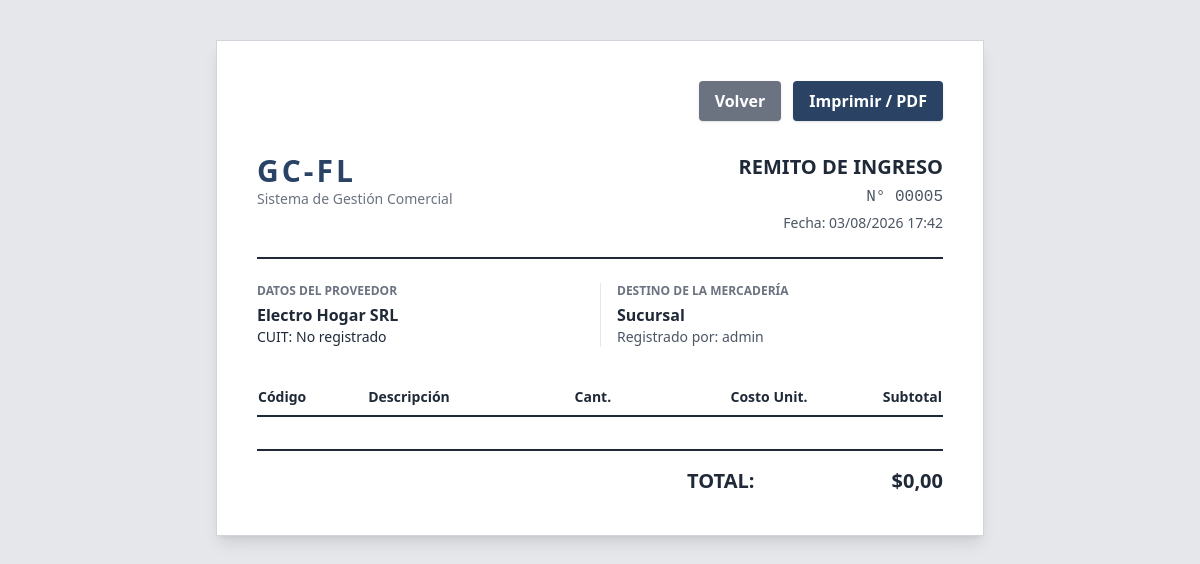
Page /compras/comprobante/5/ (signed in) on the earlier database version.
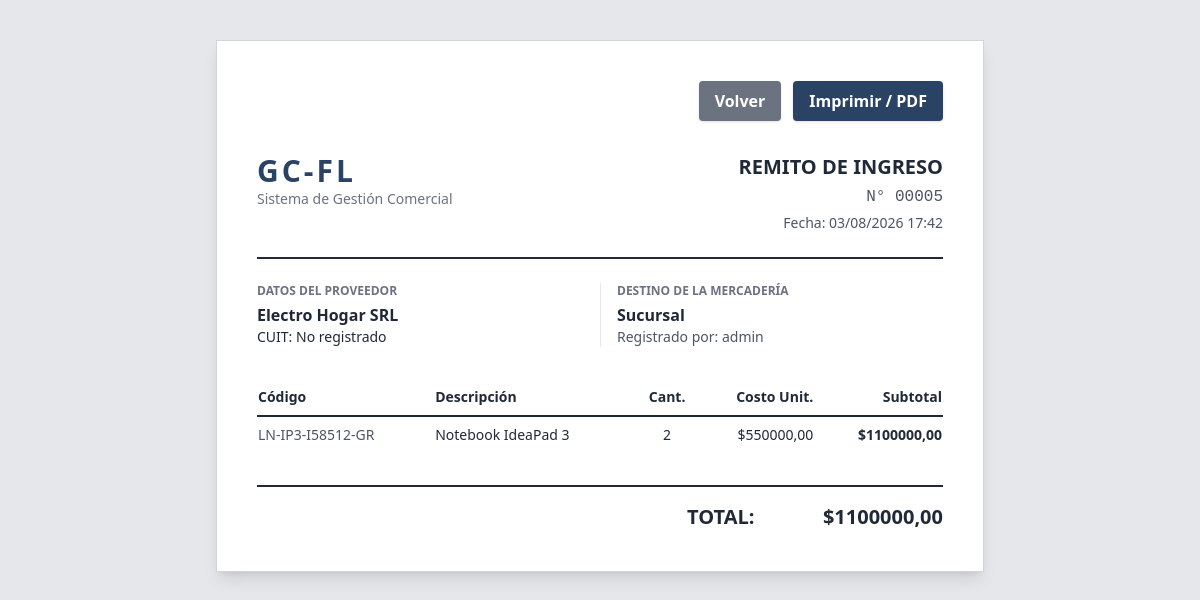
Same page on the later database version.
### compras/models.py (models this page shows, shortened)
class Compra(models.Model):
    ESTADO_CHOICES = [
        ('PENDIENTE', 'Borrador (Sin ingresar)'),
        ('COMPLETADA', 'Completada (Stock Sumado)'),
    ]
    proveedor = models.ForeignKey(Proveedor, on_delete=models.PROTECT, related_name='compras')
    sucursal = models.ForeignKey(Sucursal, on_delete=models.PROTECT)
    usuario = models.ForeignKey(User, on_delete=models.SET_NULL, null=True, blank=True)
    fecha_compra = models.DateTimeField(auto_now_add=True)
    estado = models.CharField(max_length=20, choices=ESTADO_CHOICES, default='PENDIENTE')
    total = models.DecimalField(max_digits=12, decimal_places=2, default=0.00)
    observaciones = models.TextField(blank=True, null=True)
    class Meta:
        db_table = 'compras'
        verbose_name = 'Compra'
        verbose_name_plural = 'Compras'
        ordering = ['-fecha_compra']

class DetalleCompra(models.Model):
    compra = models.ForeignKey(Compra, on_delete=models.CASCADE, related_name='detalles')
    producto = models.ForeignKey(Producto, on_delete=models.PROTECT)
    cantidad = models.IntegerField(default=1)
    precio_costo = models.DecimalField(max_digits=12, decimal_places=2)
    subtotal = models.DecimalField(max_digits=12, decimal_places=2, default=0.00)
    class Meta:
        db_table = 'compras_detalles'

### proveedores/models.py (models this page shows, shortened)
class Proveedor(models.Model):
    TIPO_DOCUMENTO_CHOICES = [
        ('CUIT', 'CUIT'),
        ('CUIL', 'CUIL'),
        ('DNI', 'DNI'),
    ]
    nombre = models.CharField(max_length=100)
    apellido = models.CharField(max_length=100, blank=True, null=True)
    tipo_documento = models.CharField(max_length=20, choices=TIPO_DOCUMENTO_CHOICES, default='CUIT')
    numero_documento = models.CharField(max_length=50, unique=True)
    provincia = models.CharField(max_length=100)
    localidad = models.CharField(max_length=100)
    direccion = models.CharField(max_length=200)
    barrio = models.CharField(max_length=100, blank=True, null=True)
    codigo_postal = models.CharField(max_length=20)
    telefono = models.CharField(max_length=50, blank=True, null=True)
    email = models.EmailField(blank=True, null=True)
    rubro = models.CharField(max_length=100, blank=True, null=True, help_text="Ej: Informática, Limpieza, Mercadería")
    cbu_alias = models.CharField(max_length=100, blank=True, null=True)
    fecha_registro = models.DateTimeField(auto_now_add=True)
    class Meta:
        db_table = 'proveedores'
        verbose_name = 'Proveedor'
        verbose_name_plural = 'Proveedores'
        ordering = ['nombre', 'apellido']

### core/models.py (models this page shows, shortened)
class Sucursal(models.Model):
    nombre = models.CharField(max_length=100, help_text="Ej: Casa Central, Sucursal Norte")
    direccion = models.CharField(max_length=200, blank=True, null=True)
    telefono = models.CharField(max_length=50, blank=True, null=True)
    es_principal = models.BooleanField(default=False)
    class Meta:
        db_table = 'sucursales'
        verbose_name = 'Sucursal'
        verbose_name_plural = 'Sucursales'

### users/models.py (models this page shows)
class User(AbstractUser):
    class Meta:
        db_table = 'users'
        verbose_name = 'User'
        verbose_name_plural = 'Users'

### inventario/models.py (models this page shows, shortened)
class Producto(models.Model):
    codigo = models.CharField(max_length=50, unique=True)
    marca = models.CharField(max_length=100)
    nombre = models.CharField(max_length=150)
    categoria = models.CharField(max_length=100, blank=True, null=True)
    precio_costo = models.DecimalField(max_digits=12, decimal_places=2, default=0.00)
    precio_venta = models.DecimalField(max_digits=12, decimal_places=2, default=0.00)
    activo = models.BooleanField(default=True)
    class Meta:
        db_table = 'productos'
        verbose_name = 'Producto'
        verbose_name_plural = 'Productos'
        ordering = ['nombre', 'marca']

### compras/views.py (the view)
# urls.py: path('comprobante/<int:pk>/', views.compra_comprobante, name='compra_comprobante'),
@login_required
def compra_comprobante(request, pk):
    return render(request, 'compras/compra_comprobante.html', {'compra': get_object_or_404(Compra, pk=pk)})

### compras/templates/compras/compra_comprobante.html (shortened to what this page needs)
<!DOCTYPE html>
<html lang="es">
<head>
    <script src="https://cdn.tailwindcss.com"></script>
</head>
<body class="bg-gray-200 py-10 font-sans text-gray-800">
    <div class="max-w-3xl mx-auto bg-white p-10 shadow-lg border border-gray-300">
        <div class="text-right mb-8 no-print flex justify-end gap-3">
            <a href="{% url 'compras:compras_list' %}" class="bg-gray-500 text-white px-4 py-2 rounded shadow hover:bg-gray-600 text-decoration-none font-bold">Volver</a>
            <button onclick="window.print()" class="bg-[#2a4365] text-white px-4 py-2 rounded shadow hover:bg-[#1e324b] font-bold">Imprimir / PDF</button>
        </div>
        <div class="flex justify-between items-start border-b-2 border-gray-800 pb-6 mb-6">
            <div>
                <h1 class="text-3xl font-black tracking-widest text-[#2a4365]">GC-FL</h1>
                <p class="text-sm text-gray-500">Sistema de Gestión Comercial</p>
            </div>
            <div class="text-right">
                <h2 class="text-xl font-bold text-gray-800">REMITO DE INGRESO</h2>
                <p class="text-gray-600 font-mono mt-1">N° {{ compra.id|stringformat:"05d" }}</p>
                <p class="text-gray-600 text-sm mt-1">Fecha: {{ compra.fecha_compra|date:"d/m/Y H:i" }}</p>
            </div>
        </div>
        <div class="flex justify-between mb-8">
            <div class="w-1/2 pr-4">
                <h3 class="text-xs font-bold text-gray-500 uppercase mb-1">Datos del Proveedor</h3>
                <p class="font-bold">{{ compra.proveedor.nombre }}</p>
                <p class="text-sm">CUIT: {{ compra.proveedor.cuit|default:"No registrado" }}</p>
            </div>
            <div class="w-1/2 pl-4 border-l border-gray-200">
                <h3 class="text-xs font-bold text-gray-500 uppercase mb-1">Destino de la Mercadería</h3>
                <p class="font-bold">{{ compra.sucursal.nombre }}</p>
                <p class="text-sm text-gray-600">Registrado por: {{ compra.usuario.username }}</p>
            </div>
        </div>
        <table class="w-full text-left border-collapse mb-8">
            <thead>
                <tr class="border-b-2 border-gray-800 text-sm">
                    <th class="py-2">Código</th>
                    <th class="py-2">Descripción</th>
                    <th class="py-2 text-center">Cant.</th>
                    <th class="py-2 text-right">Costo Unit.</th>
                    <th class="py-2 text-right">Subtotal</th>
                </tr>
            </thead>
            <tbody class="text-sm divide-y divide-gray-200">
                {% for item in compra.detalles.all %}
                <tr>
                    <td class="py-2 text-gray-600">{{ item.producto.codigo }}</td>
                    <td class="py-2 font-medium">{{ item.producto.nombre }}</td>
                    <td class="py-2 text-center">{{ item.cantidad }}</td>
                    <td class="py-2 text-right">${{ item.precio_costo }}</td>
                    <td class="py-2 text-right font-bold">${{ item.subtotal }}</td>
                </tr>
                {% endfor %}
            </tbody>
        </table>
        <div class="flex justify-end border-t-2 border-gray-800 pt-4">
            <div class="w-64">
                <div class="flex justify-between items-center text-xl font-black">
                    <span>TOTAL:</span>
                    <span>${{ compra.total }}</span>
                </div>
            </div>
        </div>
    </div>
</body>
</html>

Differences in the rows shown:
changed Compra "No registrado": total "0,00" → "1100000,00"
added DetalleCompra: producto.codigo "LN-IP3-I58512-GR", producto.nombre "Notebook IdeaPad 3", cantidad "2", precio_costo "550000,00", subtotal "1100000,00"
